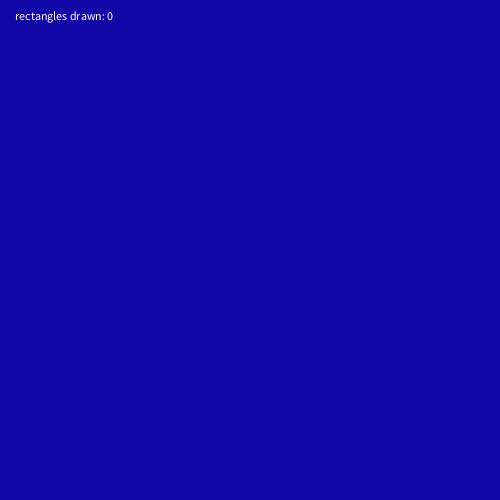
Frame 1 (no input)
Frame 60 (the mouse pressed at the canvas centre just before this capture): identical to frame 1, image omitted
Frame 120 (the mouse held since frame 60 and released just before this capture): identical to frame 1, image omitted

The Processing sketch that drew this single still picture (run headless with seeded random() and noise(); from frame 60 on, the mouse is pressed at the canvas centre):

// Processing sketch: draw_rectangles_intlist
// ── draw_rectangles_intlist.pde
  int count = 0; //counts clicks
  int x1;  int y1;
  int x2;  int y2;
  IntList old_x1 = new IntList();  //number of rectangles permitted
  IntList old_y1 = new IntList();
  IntList old_x2 = new IntList();
  IntList old_y2 = new IntList();
  int rectcount = 0;  //counts drawn rectangles
void setup(){
  size(500,500);
  
}
void draw() {
    background(18, 8, 167);
    noFill();
    text( "rectangles drawn: " + old_x1.size(),15,20);
  if (rectcount >= 0){
    for (int i = 0; i < old_x1.size(); i++){
      rect(old_x1.get(i), old_y1.get(i), old_x2.get(i) - old_x1.get(i), old_y2.get(i) - old_y1.get(i));
    }
  }
  if (x1 != 0 && y1 != 0 && count%2 == 1){ //odd numbered clicks
    x2 = mouseX;  y2 = mouseY;
    stroke(167, 8, 8);
    strokeWeight(7);
    rect(x1, y1, x2 - x1, y2 - y1);
  } else if (x1 != 0 && y1 != 0 && count%2 == 0){ //even numbered clicks
    stroke(167, 8, 8);
    strokeWeight(7);
    rect(x1, y1, x2 - x1, y2 - y1);
  }
}
void mousePressed(){
  if (mouseButton == LEFT){
    count++;
    if (count%2 == 1){
      x1 = mouseX;  y1 = mouseY;
    } else if (count%2 == 0){
      x2 = mouseX;  y2 = mouseY;
      old_x1.append(x1);
      old_y1.append(y1);
      old_x2.append(x2);
      old_y2.append(y2);
    }
  }
}
